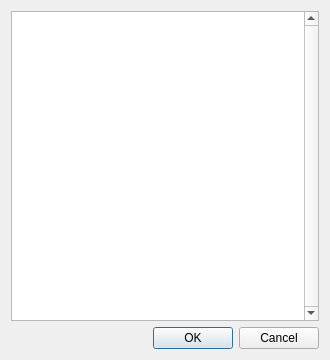
<?xml version="1.0" encoding="UTF-8"?>
<ui version="4.0">
 <class>CombatantSelectDialog</class>
 <widget class="QDialog" name="CombatantSelectDialog">
  <property name="geometry">
   <rect>
    <x>0</x>
    <y>0</y>
    <width>330</width>
    <height>360</height>
   </rect>
  </property>
  <property name="windowTitle">
   <string>Select Combatant</string>
  </property>
  <property name="styleSheet">
   <string notr="true">background-image: url(:/img/data/parchment.jpg);</string>
  </property>
  <property name="modal">
   <bool>true</bool>
  </property>
  <layout class="QGridLayout" name="gridLayout">
   <item row="0" column="0">
    <widget class="QListWidget" name="listCombatants">
     <property name="verticalScrollBarPolicy">
      <enum>Qt::ScrollBarAlwaysOn</enum>
     </property>
    </widget>
   </item>
   <item row="1" column="0">
    <widget class="QDialogButtonBox" name="buttonBox">
     <property name="orientation">
      <enum>Qt::Horizontal</enum>
     </property>
     <property name="standardButtons">
      <set>QDialogButtonBox::Cancel|QDialogButtonBox::Ok</set>
     </property>
    </widget>
   </item>
  </layout>
 </widget>
 <resources/>
 <connections>
  <connection>
   <sender>buttonBox</sender>
   <signal>accepted()</signal>
   <receiver>CombatantSelectDialog</receiver>
   <slot>accept()</slot>
   <hints>
    <hint type="sourcelabel">
     <x>248</x>
     <y>254</y>
    </hint>
    <hint type="destinationlabel">
     <x>157</x>
     <y>274</y>
    </hint>
   </hints>
  </connection>
  <connection>
   <sender>buttonBox</sender>
   <signal>rejected()</signal>
   <receiver>CombatantSelectDialog</receiver>
   <slot>reject()</slot>
   <hints>
    <hint type="sourcelabel">
     <x>316</x>
     <y>260</y>
    </hint>
    <hint type="destinationlabel">
     <x>286</x>
     <y>274</y>
    </hint>
   </hints>
  </connection>
 </connections>
</ui>
